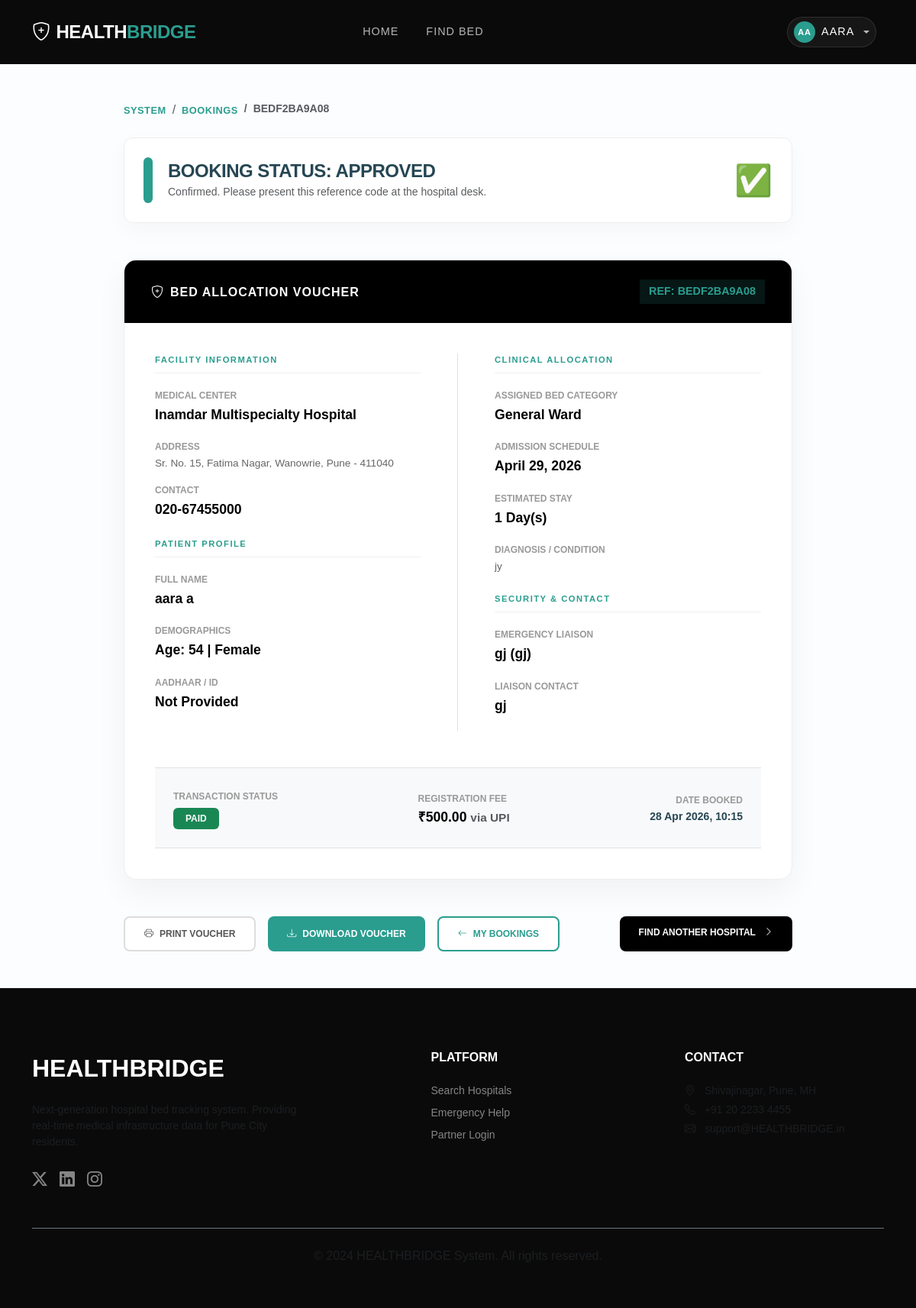
The app's page /dashboard/bookings/2/ (signed in) with its own data.
### core/models.py (models this page shows, shortened)
class BedBooking(models.Model):
    booking_id = models.CharField(max_length=20, unique=True, editable=False)
    user = models.ForeignKey(User, on_delete=models.SET_NULL, null=True, blank=True, related_name='bed_bookings')
    hospital = models.ForeignKey(Hospital, on_delete=models.CASCADE, related_name='bed_bookings')
    patient_name = models.CharField(max_length=200)
    patient_age = models.PositiveIntegerField()
    patient_gender = models.CharField(max_length=10, choices=[('Male','Male'),('Female','Female'),('Other','Other')])
    patient_phone = models.CharField(max_length=15)
    patient_email = models.EmailField(blank=True)
    patient_address = models.TextField()
    aadhar_number = models.CharField(max_length=12, blank=True)
    medical_condition = models.TextField()
    bed_type = models.CharField(max_length=20, choices=BED_TYPES, default='General')
    admission_date = models.DateField()
    expected_days = models.PositiveIntegerField(default=1)
    services_required = models.TextField(blank=True)
    emergency_contact_name = models.CharField(max_length=200)
    emergency_contact_phone = models.CharField(max_length=15)
    emergency_contact_relation = models.CharField(max_length=50)
    payment_method = models.CharField(max_length=20, choices=PAYMENT_METHODS, blank=True)
    amount_paid = models.DecimalField(max_digits=10, decimal_places=2, default=500.00)
    payment_status = models.CharField(max_length=20, default='Paid')
    status = models.CharField(max_length=20, choices=STATUS_CHOICES, default='Pending')
    created_at = models.DateTimeField(auto_now_add=True)
    updated_at = models.DateTimeField(auto_now=True)
    admin_notes = models.TextField(blank=True)
    class Meta:
        ordering = ['-created_at']

class Hospital(models.Model):
    name = models.CharField(max_length=200)
    area = models.CharField(max_length=100, choices=PUNE_AREAS)
    address = models.TextField()
    phone = models.CharField(max_length=20)
    email = models.EmailField(blank=True)
    description = models.TextField(blank=True)
    image = models.ImageField(upload_to="hospital_photos/", blank=True, null=True)
    image_url = models.URLField(blank=True, help_text="External image URL fallback")
    total_beds = models.PositiveIntegerField(default=0)
    available_beds = models.PositiveIntegerField(default=0)
    icu_beds = models.PositiveIntegerField(default=0)
    available_icu_beds = models.PositiveIntegerField(default=0)
    emergency = models.BooleanField(default=True)
    rating = models.DecimalField(max_digits=3, decimal_places=1, default=4.0)
    established_year = models.PositiveIntegerField(blank=True, null=True)
    latitude = models.DecimalField(max_digits=9, decimal_places=6, blank=True, null=True)
    longitude = models.DecimalField(max_digits=9, decimal_places=6, blank=True, null=True)
    is_active = models.BooleanField(default=True)
    created_at = models.DateTimeField(auto_now_add=True)
    class Meta:
        ordering = ['name']

### core/views.py (the view)
# urls.py: path('dashboard/bookings/<int:booking_id>/',                 views.booking_detail,    name='booking_detail'),
@login_required(login_url='/login/')
def booking_detail(request, booking_id):
    booking = get_object_or_404(BedBooking, id=booking_id, user=request.user)
    return render(request, 'core/dashboard/booking_detail.html', {'booking': booking})

### templates/core/dashboard/booking_detail.html (shortened to what this page needs)
{% extends 'core/base.html' %}
{% block content %}
<div class="container py-5" style="max-width: 900px;">
    <nav aria-label="breadcrumb" class="mb-4">
        <ol class="breadcrumb">
            <li class="breadcrumb-item"><a href="{% url 'user_dashboard' %}">System</a></li>
            <li class="breadcrumb-item"><a href="{% url 'my_bookings' %}">Bookings</a></li>
            <li class="breadcrumb-item active text-muted small fw-bold">{{ booking.booking_id }}</li>
        </ol>
    </nav>
    <div class="status-panel mb-5">
        <div class="status-marker
            {% if booking.status == 'Approved' %}marker-approved
            {% elif booking.status == 'Cancelled' %}marker-cancelled
            {% elif booking.status == 'Completed' %}marker-completed
            {% else %}marker-pending{% endif %}">
        </div>
        <div class="status-text">
            <h4>Booking Status: {{ booking.status|upper }}</h4>
            <p class="text-muted mb-0 small">
                {% if booking.status == 'Approved' %}Confirmed. Please present this reference code at the hospital desk.{% endif %}
            </p>
        </div>
        <div class="ms-auto fs-1">
            {% if booking.status == 'Approved' %}✅{% elif booking.status == 'Cancelled' %}❌{% else %}⏳{% endif %}
        </div>
    </div>
    <div class="voucher-card" id="voucher-card">
        <div class="voucher-header">
            <h5><i class="bi bi-shield-plus me-2"></i>Bed Allocation Voucher</h5>
            <span class="ref-code">REF: {{ booking.booking_id }}</span>
        </div>
        <div class="voucher-body">
            <div class="row g-5">
                <div class="col-md-6 border-end pe-md-5">
                    <span class="data-group-title">Facility Information</span>
                    <div class="label-text">Medical Center</div>
                    <div class="value-text">{{ booking.hospital.name }}</div>
                    <div class="label-text">Address</div>
                    <div class="meta-small">{{ booking.hospital.address }}</div>
                    <div class="label-text">Contact</div>
                    <div class="value-text">{{ booking.hospital.phone }}</div>
                    <span class="data-group-title mt-4">Patient Profile</span>
                    <div class="label-text">Full Name</div>
                    <div class="value-text">{{ booking.patient_name }}</div>
                    <div class="label-text">Demographics</div>
                    <div class="value-text">Age: {{ booking.patient_age }} | {{ booking.patient_gender }}</div>
                    <div class="label-text">Aadhaar / ID</div>
                    <div class="value-text">{{ booking.aadhar_number|default:"Not Provided" }}</div>
                </div>
                <div class="col-md-6 ps-md-5">
                    <span class="data-group-title">Clinical Allocation</span>
                    <div class="label-text">Assigned Bed Category</div>
                    <div class="value-text">{{ booking.bed_type }} Ward</div>
                    <div class="label-text">Admission Schedule</div>
                    <div class="value-text text-teal">{{ booking.admission_date }}</div>
                    <div class="label-text">Estimated Stay</div>
                    <div class="value-text">{{ booking.expected_days }} Day(s)</div>
                    <div class="label-text">Diagnosis / Condition</div>
                    <div class="meta-small">{{ booking.medical_condition }}</div>
                    <span class="data-group-title mt-4">Security & Contact</span>
                    <div class="label-text">Emergency Liaison</div>
                    <div class="value-text">{{ booking.emergency_contact_name }} ({{ booking.emergency_contact_relation }})</div>
                    <div class="label-text">Liaison Contact</div>
                    <div class="value-text">{{ booking.emergency_contact_phone }}</div>
                </div>
                <div class="col-12">
                    <div class="p-4 bg-light border-top border-bottom d-flex align-items-center justify-content-between flex-wrap gap-3">
                        <div>
                            <span class="label-text">Transaction Status</span>
                            <div class="mt-1"><span class="badge bg-success px-3 py-2 text-uppercase">{{ booking.payment_status }}</span></div>
                        </div>
                        <div>
                            <span class="label-text">Registration Fee</span>
                            <div class="value-text mb-0">₹{{ booking.amount_paid }} <small class="text-muted">via {{ booking.payment_method }}</small></div>
                        </div>
                        <div class="text-md-end">
                            <span class="label-text">Date Booked</span>
                            <div class="fw-bold small">{{ booking.created_at|date:"d M Y, H:i" }}</div>
                        </div>
                    </div>
                </div>
            </div>
        </div>
    </div>
    <div class="d-flex flex-wrap gap-3 mt-5">
        <button onclick="window.print()" class="btn btn-custom btn-print">
            <i class="bi bi-printer me-2"></i>Print Voucher
        </button>
        <button onclick="downloadReceipt()" id="btn-download" class="btn btn-custom btn-download">
            <i class="bi bi-download me-2"></i>Download Voucher
        </button>
        <a href="{% url 'my_bookings' %}" class="btn btn-custom btn-back">
            <i class="bi bi-arrow-left me-2"></i>My Bookings
        </a>
        <a href="{% url 'search' %}" class="btn btn-custom btn-find ms-auto">
            Find Another Hospital <i class="bi bi-chevron-right ms-2"></i>
        </a>
    </div>
</div>
{% endblock %}

### templates/core/base.html (shortened to what this page needs)
<!DOCTYPE html>
<html lang="en">
<head>
    <link href="https://cdn.jsdelivr.net/npm/bootstrap@5.3.0/dist/css/bootstrap.min.css" rel="stylesheet">
    <link href="https://cdn.jsdelivr.net/npm/bootstrap-icons@1.11.0/font/bootstrap-icons.css" rel="stylesheet">
    <link href="https://unpkg.com/aos@2.3.1/dist/aos.css" rel="stylesheet">
    {% load static %}
</head>
<body>
<nav class="navbar navbar-expand-lg navbar-dark navbar-custom sticky-top">
    <div class="container">
        <a class="navbar-brand" href="{% url 'index' %}">
            <i class="bi bi-shield-plus me-2 text-teal"></i>HEALTH<span>BRIDGE</span>
        </a>
        <div class="collapse navbar-collapse" id="navbarNav">
            <ul class="navbar-nav mx-auto">
                <li class="nav-item">
                    <a class="nav-link" href="{% url 'index' %}">Home</a>
                </li>
                <li class="nav-item">
                    <a class="nav-link" href="{% url 'search' %}">Find Bed</a>
                </li>
            </ul>
            <ul class="navbar-nav ms-auto align-items-center">
                {% if user.is_authenticated %}
                    <li class="nav-item dropdown">
                        <a class="nav-link dropdown-toggle user-avatar-btn d-flex align-items-center gap-2" href="#" data-bs-toggle="dropdown">
                            <div class="bg-teal text-white d-flex align-items-center justify-content-center fw-bold rounded-circle"
                                 style="width:28px;height:28px;font-size:11px; background-color: var(--primary-teal);">
                                {{ user.first_name|first|upper }}{{ user.last_name|first|upper }}
                            </div>
                            <span class="text-white">{{ user.first_name }}</span>
                        </a>
                    </li>
                {% endif %}
            </ul>
        </div>
    </div>
</nav>
<main>
    {% block content %}{% endblock %}
</main>
<footer>
    <div class="container">
        <div class="row g-4 justify-content-between">
            <div class="col-lg-4">
                <div class="footer-logo">HEALTH<span class="text-teal">BRIDGE</span></div>
                <p class="text-muted small">Next-generation hospital bed tracking system. Providing real-time medical infrastructure data for Pune City residents.</p>
                <div class="d-flex gap-3 mt-4">
                    <a href="#" class="footer-link fs-5"><i class="bi bi-twitter-x"></i></a>
                    <a href="#" class="footer-link fs-5"><i class="bi bi-linkedin"></i></a>
                    <a href="#" class="footer-link fs-5"><i class="bi bi-instagram"></i></a>
                </div>
            </div>
            <div class="col-lg-2">
                <h6 class="fw-bold mb-4">PLATFORM</h6>
                <ul class="list-unstyled">
                    <li><a href="{% url 'search' %}" class="footer-link small d-block mb-2">Search Hospitals</a></li>
                    <li><a href="#" class="footer-link small d-block mb-2">Emergency Help</a></li>
                    <li><a href="#" class="footer-link small d-block mb-2">Partner Login</a></li>
                </ul>
            </div>
            <div class="col-lg-3">
                <h6 class="fw-bold mb-4">CONTACT</h6>
                <p class="small text-muted mb-1"><i class="bi bi-geo-alt me-2 text-teal"></i> Shivajinagar, Pune, MH</p>
                <p class="small text-muted mb-1"><i class="bi bi-telephone me-2 text-teal"></i> +91 20 2233 4455</p>
                <p class="small text-muted"><i class="bi bi-envelope me-2 text-teal"></i> support@HEALTHBRIDGE.in</p>
            </div>
        </div>
        <div class="border-top border-secondary mt-5 pt-4 text-center">
            <p class="text-muted extra-small">© 2024 HEALTHBRIDGE System. All rights reserved.</p>
        </div>
    </div>
</footer>
</body>
</html>

### templates/core/base.html (style rules this page uses)
:root { --primary-teal: #2a9d8f; --deep-black: #0a0a0a; --glass-white: rgba(255, 255, 255, 0.9); --border-subtle: rgba(0, 0, 0, 0.05); }
body { font-family: "poppins", sans-serif; background-color: #ffffff; color: var(--deep-black); overflow-x: hidden; }
h1, h2, h3, h4, .navbar-brand { font-family: "source code pro", Arial, sans-serif; text-transform: uppercase; letter-spacing: -0.5px; }
.navbar-custom { background: var(--deep-black); padding: 1.2rem 0; transition: all 0.3s ease; }
.navbar-brand { font-weight: 800; font-size: 1.5rem !important; color: #fff !important; }
.navbar-brand span { color: var(--primary-teal); }
.nav-link { color: rgba(255, 255, 255, 0.7) !important; font-weight: 500; font-size: 0.9rem; text-transform: uppercase; letter-spacing: 1px; margin: 0 10px; transition: 0.3s; }
.user-avatar-btn { background: rgba(255,255,255,0.05); border: 1px solid rgba(255,255,255,0.1); padding: 5px 15px; border-radius: 50px; transition: 0.3s; }
footer { background: var(--deep-black); padding: 80px 0 40px 0; color: #fff; border-top: 1px solid rgba(255,255,255,0.05); }
.footer-logo { font-family: "source code pro", Arial, sans-serif; font-size: 2rem; font-weight: 800; margin-bottom: 20px; }
.footer-link { color: rgba(255,255,255,0.5); text-decoration: none; transition: 0.3s; }

### templates/core/dashboard/booking_detail.html (style rules this page uses)
body { font-family: "source code pro", Arial, sans-serif; background-color: #fcfdfe; color: #264653; }
.breadcrumb-item a { color: #2a9d8f; text-decoration: none; font-weight: bold; font-size: 0.8rem; text-transform: uppercase; letter-spacing: 0.5px; }
.status-panel { background: #ffffff; border: 1px solid #eee; border-radius: 12px; padding: 25px; display: flex; align-items: center; gap: 20px; box-shadow: 0 10px 30px rgba(0,0,0,0.03); }
.status-marker { width: 12px; height: 60px; border-radius: 10px; }
.marker-approved { background-color: #2a9d8f; }
.status-text h4 { font-weight: 900; letter-spacing: -0.5px; margin-bottom: 2px; text-transform: uppercase; }
.voucher-card { background: #ffffff; border: 1px solid #eee; border-radius: 16px; overflow: hidden; box-shadow: 0 15px 40px rgba(0,0,0,0.05); }
.voucher-header { background: #000000; color: #ffffff; padding: 25px 35px; display: flex; justify-content: space-between; align-items: center; }
.voucher-header h5 { font-weight: 900; margin: 0; letter-spacing: 1px; text-transform: uppercase; font-size: 1rem; }
.ref-code { font-family: "source code pro", Arial, sans-serif; color: #2a9d8f; background: rgba(42, 157, 143, 0.15); padding: 5px 12px; font-weight: bold; font-size: 0.9rem; }
.voucher-body { padding: 40px; }
.data-group-title { font-size: 0.7rem; font-weight: 900; color: #2a9d8f; text-transform: uppercase; letter-spacing: 1.5px; border-bottom: 1px solid #f0f0f0; padding-bottom: 8px; margin-bottom: 20px; display: block; }
.label-text { font-size: 0.75rem; font-weight: 700; color: #999; text-transform: uppercase; margin-bottom: 3px; }
.value-text { font-weight: 700; font-size: 1.1rem; color: #000; margin-bottom: 20px; }
.meta-small { font-size: 0.85rem; color: #666; margin-bottom: 15px; }
.btn-custom { padding: 12px 25px; font-weight: 800; text-transform: uppercase; font-size: 0.75rem; border-radius: 8px; transition: 0.3s; }
.btn-print { background: #fff; border: 2px solid #ddd; color: #555; }
.btn-back { background: #fff; border: 2px solid #2a9d8f; color: #2a9d8f; }
.btn-find { background: #000; border: none; color: #fff; }
.btn-download { background: #2a9d8f; color: #fff; border: none; }

### records on screen
BedBooking: booking_id "BEDF2BA9A08", status "APPROVED", hospital.name "Inamdar Multispecialty Hospital", hospital.address "Sr. No. 15, Fatima Nagar, Wanowrie, Pune - 411040", hospital.phone "020-67455000", patient_name "aara a", patient_age "54", patient_gender "Female", aadhar_number "Not Provided", bed_type "General", admission_date "April 29, 2026", expected_days "1", medical_condition "jy", emergency_contact_name "gj", emergency_contact_relation "gj", emergency_contact_phone "gj", payment_status "PAID", amount_paid "500.00", payment_method "UPI", created_at "28 Apr 2026, 10:15"

### other values on screen
{{ user.first_name|first|upper }} "A"
{{ user.last_name|first|upper }} "A"
{{ user.first_name }} "AARA"
